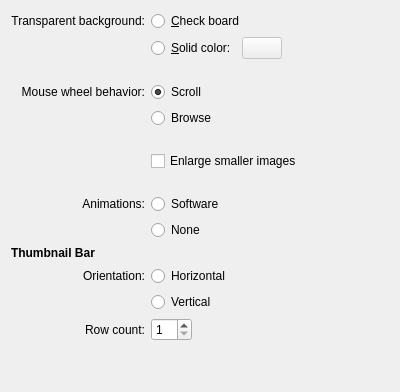
<?xml version="1.0" encoding="UTF-8"?>
<ui version="4.0">
 <class>ImageViewConfigPage</class>
 <widget class="QWidget" name="ImageViewConfigPage">
  <property name="geometry">
   <rect>
    <x>0</x>
    <y>0</y>
    <width>400</width>
    <height>392</height>
   </rect>
  </property>
  <layout class="QGridLayout" name="gridLayout">
   <item row="0" column="0">
    <widget class="QLabel" name="label_7">
     <property name="text">
      <string>Transparent background:</string>
     </property>
     <property name="alignment">
      <set>Qt::AlignRight|Qt::AlignTrailing|Qt::AlignVCenter</set>
     </property>
     <property name="buddy">
      <cstring>checkBoardRadioButton</cstring>
     </property>
    </widget>
   </item>
   <item row="0" column="1">
    <layout class="QHBoxLayout">
     <property name="spacing">
      <number>6</number>
     </property>
     <property name="margin">
      <number>0</number>
     </property>
     <item>
      <widget class="QRadioButton" name="checkBoardRadioButton">
       <property name="text">
        <string>&amp;Check board</string>
       </property>
       <property name="checked">
        <bool>true</bool>
       </property>
      </widget>
     </item>
     <item>
      <spacer>
       <property name="orientation">
        <enum>Qt::Horizontal</enum>
       </property>
       <property name="sizeHint" stdset="0">
        <size>
         <width>40</width>
         <height>20</height>
        </size>
       </property>
      </spacer>
     </item>
    </layout>
   </item>
   <item row="1" column="1">
    <layout class="QHBoxLayout" name="_2">
     <property name="spacing">
      <number>6</number>
     </property>
     <property name="margin">
      <number>0</number>
     </property>
     <item>
      <widget class="QRadioButton" name="solidColorRadioButton">
       <property name="text">
        <string>&amp;Solid color:</string>
       </property>
      </widget>
     </item>
     <item>
      <widget class="KColorButton" name="kcfg_AlphaBackgroundColor">
       <property name="enabled">
        <bool>false</bool>
       </property>
       <property name="text">
        <string/>
       </property>
      </widget>
     </item>
     <item>
      <spacer>
       <property name="orientation">
        <enum>Qt::Horizontal</enum>
       </property>
       <property name="sizeHint" stdset="0">
        <size>
         <width>20</width>
         <height>20</height>
        </size>
       </property>
      </spacer>
     </item>
    </layout>
   </item>
   <item row="2" column="1">
    <spacer name="verticalSpacer_2">
     <property name="orientation">
      <enum>Qt::Vertical</enum>
     </property>
     <property name="sizeType">
      <enum>QSizePolicy::Fixed</enum>
     </property>
     <property name="sizeHint" stdset="0">
      <size>
       <width>207</width>
       <height>17</height>
      </size>
     </property>
    </spacer>
   </item>
   <item row="3" column="0">
    <widget class="QLabel" name="label_8">
     <property name="text">
      <string>Mouse wheel behavior:</string>
     </property>
     <property name="alignment">
      <set>Qt::AlignRight|Qt::AlignTrailing|Qt::AlignVCenter</set>
     </property>
     <property name="buddy">
      <cstring>mouseWheelScrollRadioButton</cstring>
     </property>
    </widget>
   </item>
   <item row="3" column="1">
    <layout class="QHBoxLayout" name="horizontalLayout">
     <item>
      <widget class="QRadioButton" name="mouseWheelScrollRadioButton">
       <property name="text">
        <string comment="@option:radio action on mouse wheel">Scroll</string>
       </property>
       <property name="checked">
        <bool>true</bool>
       </property>
      </widget>
     </item>
     <item>
      <spacer name="horizontalSpacer">
       <property name="orientation">
        <enum>Qt::Horizontal</enum>
       </property>
       <property name="sizeHint" stdset="0">
        <size>
         <width>40</width>
         <height>20</height>
        </size>
       </property>
      </spacer>
     </item>
    </layout>
   </item>
   <item row="4" column="1">
    <layout class="QHBoxLayout" name="horizontalLayout_2">
     <item>
      <widget class="QRadioButton" name="mouseWheelBrowseRadioButton">
       <property name="text">
        <string comment="@option:radio action on mouse wheel">Browse</string>
       </property>
      </widget>
     </item>
     <item>
      <spacer name="horizontalSpacer_2">
       <property name="orientation">
        <enum>Qt::Horizontal</enum>
       </property>
       <property name="sizeHint" stdset="0">
        <size>
         <width>40</width>
         <height>20</height>
        </size>
       </property>
      </spacer>
     </item>
    </layout>
   </item>
   <item row="5" column="1">
    <spacer name="verticalSpacer">
     <property name="orientation">
      <enum>Qt::Vertical</enum>
     </property>
     <property name="sizeType">
      <enum>QSizePolicy::Fixed</enum>
     </property>
     <property name="sizeHint" stdset="0">
      <size>
       <width>207</width>
       <height>17</height>
      </size>
     </property>
    </spacer>
   </item>
   <item row="6" column="1">
    <layout class="QHBoxLayout" name="horizontalLayout_3">
     <item>
      <widget class="QCheckBox" name="kcfg_EnlargeSmallerImages">
       <property name="text">
        <string>Enlarge smaller images</string>
       </property>
      </widget>
     </item>
     <item>
      <spacer name="horizontalSpacer_3">
       <property name="orientation">
        <enum>Qt::Horizontal</enum>
       </property>
       <property name="sizeHint" stdset="0">
        <size>
         <width>40</width>
         <height>20</height>
        </size>
       </property>
      </spacer>
     </item>
    </layout>
   </item>
   <item row="7" column="1">
    <spacer name="verticalSpacer_4">
     <property name="orientation">
      <enum>Qt::Vertical</enum>
     </property>
     <property name="sizeType">
      <enum>QSizePolicy::Fixed</enum>
     </property>
     <property name="sizeHint" stdset="0">
      <size>
       <width>204</width>
       <height>17</height>
      </size>
     </property>
    </spacer>
   </item>
   <item row="8" column="0">
    <widget class="QLabel" name="label_3">
     <property name="text">
      <string>Animations:</string>
     </property>
     <property name="alignment">
      <set>Qt::AlignRight|Qt::AlignTrailing|Qt::AlignVCenter</set>
     </property>
    </widget>
   </item>
   <item row="10" column="1">
    <layout class="QHBoxLayout" name="horizontalLayout_7">
     <item>
      <widget class="QRadioButton" name="noAnimationRadioButton">
       <property name="text">
        <string>None</string>
       </property>
      </widget>
     </item>
     <item>
      <spacer name="horizontalSpacer_9">
       <property name="orientation">
        <enum>Qt::Horizontal</enum>
       </property>
       <property name="sizeHint" stdset="0">
        <size>
         <width>40</width>
         <height>20</height>
        </size>
       </property>
      </spacer>
     </item>
    </layout>
   </item>
   <item row="11" column="0">
    <widget class="QLabel" name="label_2">
     <property name="text">
      <string>&lt;b&gt;Thumbnail Bar&lt;/b&gt;</string>
     </property>
    </widget>
   </item>
   <item row="12" column="0">
    <widget class="QLabel" name="label_9">
     <property name="text">
      <string>Orientation:</string>
     </property>
     <property name="alignment">
      <set>Qt::AlignRight|Qt::AlignTrailing|Qt::AlignVCenter</set>
     </property>
     <property name="buddy">
      <cstring>horizontalRadioButton</cstring>
     </property>
    </widget>
   </item>
   <item row="12" column="1">
    <layout class="QHBoxLayout" name="horizontalLayout_4">
     <item>
      <widget class="QRadioButton" name="horizontalRadioButton">
       <property name="text">
        <string>Horizontal</string>
       </property>
      </widget>
     </item>
     <item>
      <spacer name="horizontalSpacer_4">
       <property name="orientation">
        <enum>Qt::Horizontal</enum>
       </property>
       <property name="sizeHint" stdset="0">
        <size>
         <width>40</width>
         <height>20</height>
        </size>
       </property>
      </spacer>
     </item>
    </layout>
   </item>
   <item row="13" column="1">
    <layout class="QHBoxLayout" name="horizontalLayout_5">
     <item>
      <widget class="QRadioButton" name="verticalRadioButton">
       <property name="text">
        <string>Vertical</string>
       </property>
      </widget>
     </item>
     <item>
      <spacer name="horizontalSpacer_5">
       <property name="orientation">
        <enum>Qt::Horizontal</enum>
       </property>
       <property name="sizeHint" stdset="0">
        <size>
         <width>40</width>
         <height>20</height>
        </size>
       </property>
      </spacer>
     </item>
    </layout>
   </item>
   <item row="14" column="0">
    <widget class="QLabel" name="label">
     <property name="text">
      <string>Row count:</string>
     </property>
     <property name="alignment">
      <set>Qt::AlignRight|Qt::AlignTrailing|Qt::AlignVCenter</set>
     </property>
     <property name="buddy">
      <cstring>kcfg_ThumbnailBarRowCount</cstring>
     </property>
    </widget>
   </item>
   <item row="14" column="1">
    <layout class="QHBoxLayout" name="horizontalLayout_6">
     <item>
      <widget class="KIntSpinBox" name="kcfg_ThumbnailBarRowCount">
       <property name="minimum">
        <number>1</number>
       </property>
       <property name="maximum">
        <number>10</number>
       </property>
      </widget>
     </item>
     <item>
      <spacer name="horizontalSpacer_6">
       <property name="orientation">
        <enum>Qt::Horizontal</enum>
       </property>
       <property name="sizeHint" stdset="0">
        <size>
         <width>40</width>
         <height>20</height>
        </size>
       </property>
      </spacer>
     </item>
    </layout>
   </item>
   <item row="15" column="1">
    <spacer name="verticalSpacer_3">
     <property name="orientation">
      <enum>Qt::Vertical</enum>
     </property>
     <property name="sizeHint" stdset="0">
      <size>
       <width>20</width>
       <height>62</height>
      </size>
     </property>
    </spacer>
   </item>
   <item row="8" column="1">
    <layout class="QHBoxLayout" name="horizontalLayout_8">
     <item>
      <widget class="QRadioButton" name="softwareAnimationRadioButton">
       <property name="text">
        <string>Software</string>
       </property>
      </widget>
     </item>
     <item>
      <spacer name="horizontalSpacer_8">
       <property name="orientation">
        <enum>Qt::Horizontal</enum>
       </property>
       <property name="sizeHint" stdset="0">
        <size>
         <width>40</width>
         <height>20</height>
        </size>
       </property>
      </spacer>
     </item>
    </layout>
   </item>
  </layout>
 </widget>
 <customwidgets>
  <customwidget>
   <class>KColorButton</class>
   <extends>QPushButton</extends>
   <header>kcolorbutton.h</header>
  </customwidget>
  <customwidget>
   <class>KIntSpinBox</class>
   <extends>QSpinBox</extends>
   <header>knuminput.h</header>
  </customwidget>
 </customwidgets>
 <tabstops>
  <tabstop>checkBoardRadioButton</tabstop>
  <tabstop>solidColorRadioButton</tabstop>
  <tabstop>kcfg_AlphaBackgroundColor</tabstop>
  <tabstop>mouseWheelScrollRadioButton</tabstop>
  <tabstop>mouseWheelBrowseRadioButton</tabstop>
  <tabstop>kcfg_EnlargeSmallerImages</tabstop>
  <tabstop>softwareAnimationRadioButton</tabstop>
  <tabstop>noAnimationRadioButton</tabstop>
  <tabstop>horizontalRadioButton</tabstop>
  <tabstop>verticalRadioButton</tabstop>
  <tabstop>kcfg_ThumbnailBarRowCount</tabstop>
 </tabstops>
 <connections>
  <connection>
   <sender>solidColorRadioButton</sender>
   <signal>toggled(bool)</signal>
   <receiver>kcfg_AlphaBackgroundColor</receiver>
   <slot>setEnabled(bool)</slot>
   <hints>
    <hint type="sourcelabel">
     <x>195</x>
     <y>49</y>
    </hint>
    <hint type="destinationlabel">
     <x>292</x>
     <y>56</y>
    </hint>
   </hints>
  </connection>
 </connections>
</ui>
